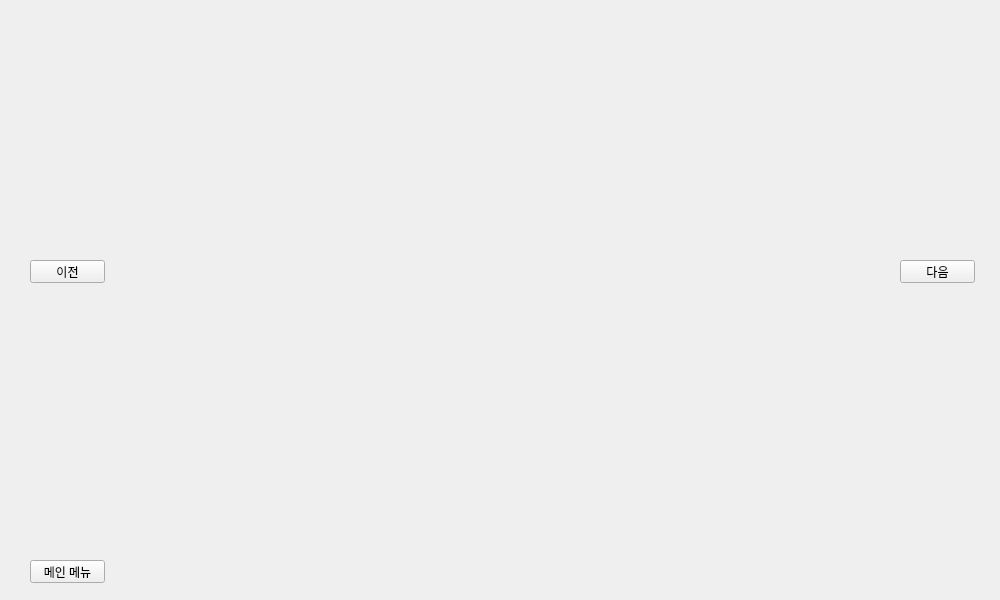
<?xml version="1.0" encoding="UTF-8"?>
<ui version="4.0">
 <class>Form</class>
 <widget class="QWidget" name="Form">
  <property name="geometry">
   <rect>
    <x>0</x>
    <y>0</y>
    <width>1000</width>
    <height>600</height>
   </rect>
  </property>
  <property name="windowTitle">
   <string>Form</string>
  </property>
  <widget class="QPushButton" name="pushButton_before">
   <property name="geometry">
    <rect>
     <x>30</x>
     <y>260</y>
     <width>75</width>
     <height>23</height>
    </rect>
   </property>
   <property name="text">
    <string>이전</string>
   </property>
  </widget>
  <widget class="QPushButton" name="pushButton_after">
   <property name="geometry">
    <rect>
     <x>900</x>
     <y>260</y>
     <width>75</width>
     <height>23</height>
    </rect>
   </property>
   <property name="text">
    <string>다음</string>
   </property>
  </widget>
  <widget class="QPushButton" name="pushButton_main">
   <property name="geometry">
    <rect>
     <x>30</x>
     <y>560</y>
     <width>75</width>
     <height>23</height>
    </rect>
   </property>
   <property name="text">
    <string>메인 메뉴</string>
   </property>
  </widget>
  <widget class="QLabel" name="label_eng">
   <property name="geometry">
    <rect>
     <x>320</x>
     <y>221</y>
     <width>251</width>
     <height>51</height>
    </rect>
   </property>
   <property name="text">
    <string/>
   </property>
   <property name="alignment">
    <set>Qt::AlignCenter</set>
   </property>
  </widget>
  <widget class="QLabel" name="label_kor">
   <property name="geometry">
    <rect>
     <x>320</x>
     <y>270</y>
     <width>251</width>
     <height>51</height>
    </rect>
   </property>
   <property name="text">
    <string/>
   </property>
   <property name="alignment">
    <set>Qt::AlignCenter</set>
   </property>
  </widget>
 </widget>
 <resources/>
 <connections/>
</ui>
